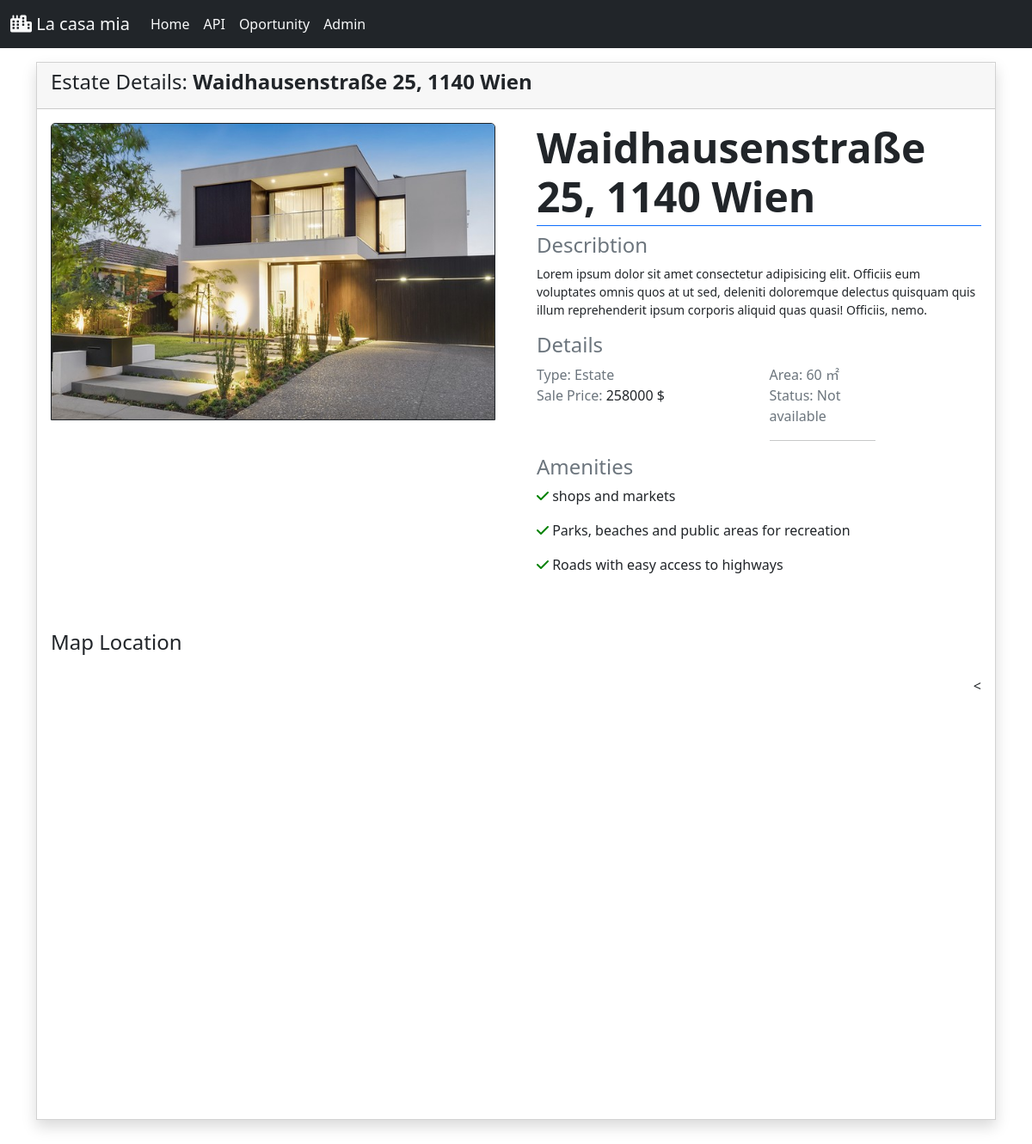
/PHP/details.php?id=3, run on the app's committed database.
### tables this page shows
CREATE TABLE `lacasamia` (
  `id` int(11) NOT NULL,
  `image` varchar(100) DEFAULT NULL,
  `address` varchar(100) DEFAULT NULL,
  `latitude` decimal(10,5) DEFAULT NULL,
  `longitude` decimal(10,5) DEFAULT NULL,
  `reduction` varchar(20) DEFAULT NULL,
  `describtion` text DEFAULT NULL,
  `price` int(11) DEFAULT NULL,
  `status` varchar(30) DEFAULT NULL,
  `area` int(11) DEFAULT NULL
);

### PHP/details.php (the view, shortened to what this page needs)
<?php require_once "..\components\bootstrap.php";
require_once "..\components\\navbar.php";
require_once "..\components\\db_connect.php";
?>
<?php
$id=$_GET['id'];
$sql = "SELECT * FROM lacasamia where id='$id'  " ;
$result = mysqli_query($conn,$sql);
if(mysqli_num_rows($result)  > 0) {
$row = mysqli_fetch_array($result, MYSQLI_ASSOC);
echo $card='<div class="container">
    <div class="content py-3">
        <div class="card card-outline card-primary rounded-0 shadow">
            <div class="card-header">
                <h4 class="card-title">Estate Details: <b>'.$row["address"].'</b></h4>
            </div>
            <div class="card-body">
                <div class="row gx-4 gx-lg-5 align-items-top">
                    <div class="col-md-6">
                        <img class="card-img-top mb-5 mb-md-0 border border-dark" loading="lazy" id="display-img"
                            src="..\picture\\'.$row["image"].'" />
                        <div class="mt-2 row gx-2 gx-lg-3 row-cols-4 row-cols-md-3 row-cols-xl-4 justify-content-start">
                        </div>
                    </div>
                    <div class="col-md-6">
                        <h1 class="display-5 fw-bolder border-bottom border-primary pb-1">'.$row["address"].'</h1>
                        <legend class="h4 text-muted">Describtion</legend>
                        <p class="mb-3"><small>'.$row["describtion"].'</small></p>
                        <fieldset>
                            <legend class="h4 text-muted">Details</legend>
                            <div class="row">
                                <div class="col-6">
                                    <span class="text-muted">Type: Estate </span>
                                </div>
                                <div class="col-6">
                                    <span class="text-muted">Area: '.$row["area"].' &#13217
                                </div>
                                <div class="col-6">
                                    <span class="text-muted">Sale Price:
                                    </span>'.$row["price"].' $
                                </div>
                                <div class="col-6">
                    <div class="col-md-6">
                                    <span class="text-muted ">Status: ' .$row["status"].'</span><hr>
                                </div>
                            </div>
                            <legend class="h4 text-muted">Amenities</legend>
                            <p><i class="fa-solid fa-check" style="color:green;"></i>  shops and markets</p>
                            <p><i class="fa-solid fa-check" style="color:green;"></i>  Parks, beaches and public areas for recreation
                            </p>
                            <p><i class="fa-solid fa-check" style="color:green;"></i>  Roads with easy access to highways</p>
                            </div>
                        </fieldset>
                    </div>
                </div>
<div class="row mt-5">
    <div class="col-md-12">
        <h4 class="mb-4">Map Location</h4>
        <div class="mapouter">
            <div id="gmap_canvas">
                <
                    const myLatLng = { lat: ' .$row["latitude"].', lng: ' .$row["longitude"].' };
            </div>
        </div>
    </div>
</div>
</div>
</div>
</div>
</div>';}
?>

### PHP/details.php (style rules this page uses)
.mapouter { position: relative; text-align: right; height: 500px; width: 100%; }
#gmap_canvas { height: 90%; }

### data on the page
lacasamia: address "Waidhausenstraße 25, 1140 Wien", image (picture), describtion "Lorem ipsum dolor sit amet consectetur adipisicing elit. Officiis eum voluptates omnis quos at ut sed, deleniti doloremque delectus quisquam quis illum reprehenderit ipsum corporis aliquid quas quasi! Officiis, nemo.", area "60", price "258000", status "Not available"
